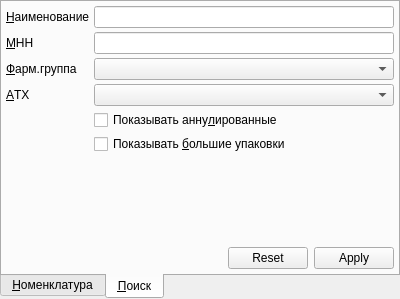
<ui version="4.0" >
 <class>RLSComboBoxPopup</class>
 <widget class="QWidget" name="RLSComboBoxPopup" >
  <property name="geometry" >
   <rect>
    <x>0</x>
    <y>0</y>
    <width>400</width>
    <height>299</height>
   </rect>
  </property>
  <property name="windowTitle" >
   <string>Form</string>
  </property>
  <layout class="QGridLayout" >
   <property name="margin" >
    <number>0</number>
   </property>
   <property name="spacing" >
    <number>0</number>
   </property>
   <item row="0" column="0" >
    <widget class="QTabWidget" name="tabWidget" >
     <property name="tabPosition" >
      <enum>QTabWidget::South</enum>
     </property>
     <property name="tabShape" >
      <enum>QTabWidget::Rounded</enum>
     </property>
     <property name="currentIndex" >
      <number>1</number>
     </property>
     <widget class="QWidget" name="tabRLS" >
      <attribute name="title" >
       <string>&amp;Номенклатура</string>
      </attribute>
      <layout class="QVBoxLayout" >
       <property name="spacing" >
        <number>4</number>
       </property>
       <property name="margin" >
        <number>4</number>
       </property>
       <item>
        <widget class="CTableView" name="tblRLS" />
       </item>
      </layout>
     </widget>
     <widget class="QWidget" name="tabSearch" >
      <attribute name="title" >
       <string>&amp;Поиск</string>
      </attribute>
      <layout class="QGridLayout" >
       <property name="margin" >
        <number>4</number>
       </property>
       <property name="spacing" >
        <number>4</number>
       </property>
       <item row="0" column="0" >
        <widget class="QLabel" name="lblTradeName" >
         <property name="sizePolicy" >
          <sizepolicy vsizetype="Preferred" hsizetype="Fixed" >
           <horstretch>0</horstretch>
           <verstretch>0</verstretch>
          </sizepolicy>
         </property>
         <property name="text" >
          <string>&amp;Наименование</string>
         </property>
         <property name="buddy" >
          <cstring>edtTradeName</cstring>
         </property>
        </widget>
       </item>
       <item row="0" column="1" colspan="2" >
        <widget class="QLineEdit" name="edtTradeName" />
       </item>
       <item row="1" column="0" >
        <widget class="QLabel" name="lblINN" >
         <property name="sizePolicy" >
          <sizepolicy vsizetype="Preferred" hsizetype="Fixed" >
           <horstretch>0</horstretch>
           <verstretch>0</verstretch>
          </sizepolicy>
         </property>
         <property name="text" >
          <string>&amp;МНН</string>
         </property>
         <property name="buddy" >
          <cstring>edtINN</cstring>
         </property>
        </widget>
       </item>
       <item row="1" column="1" colspan="2" >
        <widget class="QLineEdit" name="edtINN" />
       </item>
       <item row="2" column="0" >
        <widget class="QLabel" name="lblPharmGroup" >
         <property name="sizePolicy" >
          <sizepolicy vsizetype="Preferred" hsizetype="Fixed" >
           <horstretch>0</horstretch>
           <verstretch>0</verstretch>
          </sizepolicy>
         </property>
         <property name="text" >
          <string>&amp;Фарм.группа</string>
         </property>
         <property name="buddy" >
          <cstring>cmbPharmGroup</cstring>
         </property>
        </widget>
       </item>
       <item row="2" column="1" colspan="2" >
        <widget class="CPharmGroupComboBox" name="cmbPharmGroup" />
       </item>
       <item row="3" column="0" >
        <widget class="QLabel" name="lblATC" >
         <property name="sizePolicy" >
          <sizepolicy vsizetype="Preferred" hsizetype="Fixed" >
           <horstretch>0</horstretch>
           <verstretch>0</verstretch>
          </sizepolicy>
         </property>
         <property name="text" >
          <string>&amp;АТХ</string>
         </property>
         <property name="buddy" >
          <cstring>cmbATC</cstring>
         </property>
        </widget>
       </item>
       <item row="3" column="1" colspan="2" >
        <widget class="CATCComboBox" name="cmbATC" />
       </item>
       <item row="6" column="0" >
        <spacer>
         <property name="orientation" >
          <enum>Qt::Vertical</enum>
         </property>
         <property name="sizeHint" stdset="0" >
          <size>
           <width>20</width>
           <height>141</height>
          </size>
         </property>
        </spacer>
       </item>
       <item row="7" column="0" colspan="2" >
        <spacer>
         <property name="orientation" >
          <enum>Qt::Horizontal</enum>
         </property>
         <property name="sizeHint" stdset="0" >
          <size>
           <width>231</width>
           <height>20</height>
          </size>
         </property>
        </spacer>
       </item>
       <item row="7" column="2" >
        <widget class="QDialogButtonBox" name="buttonBox" >
         <property name="sizePolicy" >
          <sizepolicy vsizetype="Fixed" hsizetype="Fixed" >
           <horstretch>0</horstretch>
           <verstretch>0</verstretch>
          </sizepolicy>
         </property>
         <property name="orientation" >
          <enum>Qt::Horizontal</enum>
         </property>
         <property name="standardButtons" >
          <set>QDialogButtonBox::Apply|QDialogButtonBox::Reset</set>
         </property>
         <property name="centerButtons" >
          <bool>false</bool>
         </property>
        </widget>
       </item>
       <item row="4" column="1" colspan="2" >
        <widget class="QCheckBox" name="chkShowAnnulated" >
         <property name="text" >
          <string>Показывать анну&amp;лированные</string>
         </property>
        </widget>
       </item>
       <item row="5" column="1" colspan="2" >
        <widget class="QCheckBox" name="chkShowDisabled" >
         <property name="text" >
          <string>Показывать &amp;большие упаковки</string>
         </property>
        </widget>
       </item>
      </layout>
     </widget>
    </widget>
   </item>
  </layout>
 </widget>
 <customwidgets>
  <customwidget>
   <class>CATCComboBox</class>
   <extends>QComboBox</extends>
   <header>library/RLS/ATCComboBox.h</header>
  </customwidget>
  <customwidget>
   <class>CPharmGroupComboBox</class>
   <extends>QComboBox</extends>
   <header>library/RLS/PharmGroupComboBox.h</header>
  </customwidget>
  <customwidget>
   <class>CTableView</class>
   <extends>QTableView</extends>
   <header>library/TableView.h</header>
  </customwidget>
 </customwidgets>
 <tabstops>
  <tabstop>tabWidget</tabstop>
  <tabstop>tblRLS</tabstop>
  <tabstop>edtTradeName</tabstop>
  <tabstop>edtINN</tabstop>
  <tabstop>cmbPharmGroup</tabstop>
  <tabstop>cmbATC</tabstop>
  <tabstop>chkShowAnnulated</tabstop>
  <tabstop>chkShowDisabled</tabstop>
  <tabstop>buttonBox</tabstop>
 </tabstops>
 <resources/>
 <connections/>
</ui>
